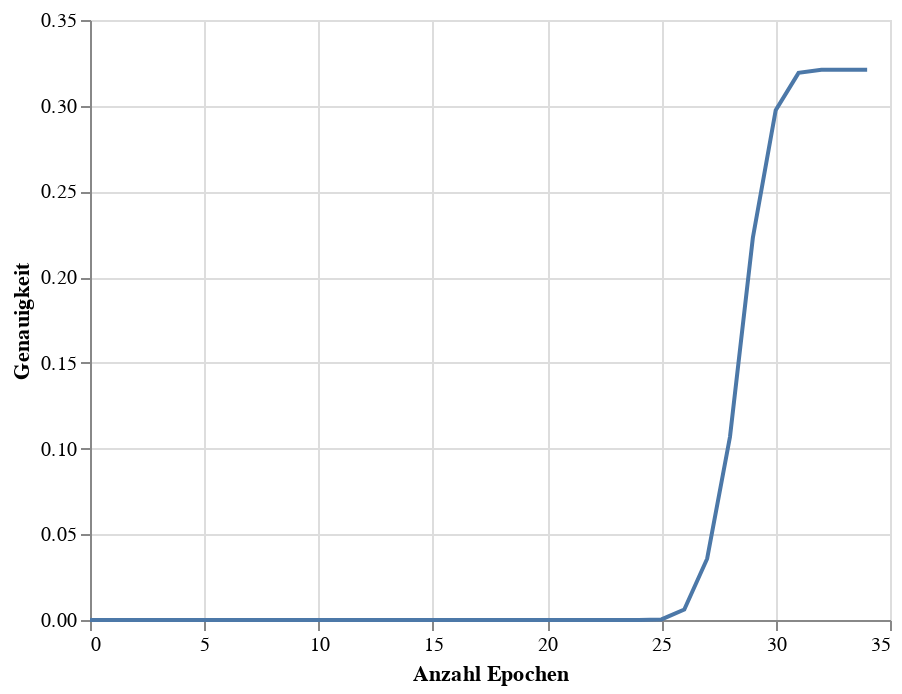

Notebook code for this chart:
### Code cell
accuracy_chart = alt.Chart(accuracy_df).mark_line().encode(
    x=alt.X('Epoch',title = 'Anzahl Epochen'),
    y=alt.Y('Accuracy', title = 'Genauigkeit')
)
accuracy_chart

### Figure 1 — Vega-Lite specification as saved in the notebook (floating-point values rounded to 4 significant figures)
{"config": {"view": {"continuousWidth": 400, "continuousHeight": 300}}, "data": {"name": "data-b9a804206d4d2decc9e11591eb4d6530"}, "mark": "line", "encoding": {"x": {"field": "Epoch", "title": "Anzahl Epochen", "type": "quantitative"}, "y": {"field": "Accuracy", "title": "Genauigkeit", "type": "quantitative"}}, "$schema": "https://vega.github.io/schema/vega-lite/v4.17.0.json", "datasets": {"data-b9a804206d4d2decc9e11591eb4d6530": [{"Epoch": 0, "Accuracy": 0.0}, {"Epoch": 1, "Accuracy": 0.0}, {"Epoch": 2, "Accuracy": 0.0}, {"Epoch": 3, "Accuracy": 0.0}, {"Epoch": 4, "Accuracy": 0.0}, {"Epoch": 5, "Accuracy": 0.0}, {"Epoch": 6, "Accuracy": 0.0}, {"Epoch": 7, "Accuracy": 0.0}, {"Epoch": 8, "Accuracy": 0.0}, {"Epoch": 9, "Accuracy": 0.0}, {"Epoch": 10, "Accuracy": 0.0}, {"Epoch": 11, "Accuracy": 0.0}, {"Epoch": 12, "Accuracy": 0.0}, {"Epoch": 13, "Accuracy": 0.0}, {"Epoch": 14, "Accuracy": 0.0}, {"Epoch": 15, "Accuracy": 0.0}, {"Epoch": 16, "Accuracy": 0.0}, {"Epoch": 17, "Accuracy": 0.0}, {"Epoch": 18, "Accuracy": 0.0}, {"Epoch": 19, "Accuracy": 0.0}, {"Epoch": 20, "Accuracy": 0.0}, {"Epoch": 21, "Accuracy": 0.0}, {"Epoch": 22, "Accuracy": 0.0}, {"Epoch": 23, "Accuracy": 0.0}, {"Epoch": 24, "Accuracy": 0.0}, {"Epoch": 25, "Accuracy": 0.0003574}, {"Epoch": 26, "Accuracy": 0.006076}, {"Epoch": 27, "Accuracy": 0.03574}, {"Epoch": 28, "Accuracy": 0.1069}, {"Epoch": 29, "Accuracy": 0.223}, {"Epoch": 30, "Accuracy": 0.2974}, {"Epoch": 31, "Accuracy": 0.3192}, {"Epoch": 32, "Accuracy": 0.3209}, {"Epoch": 33, "Accuracy": 0.3209}, {"Epoch": 34, "Accuracy": 0.3209}]}}
